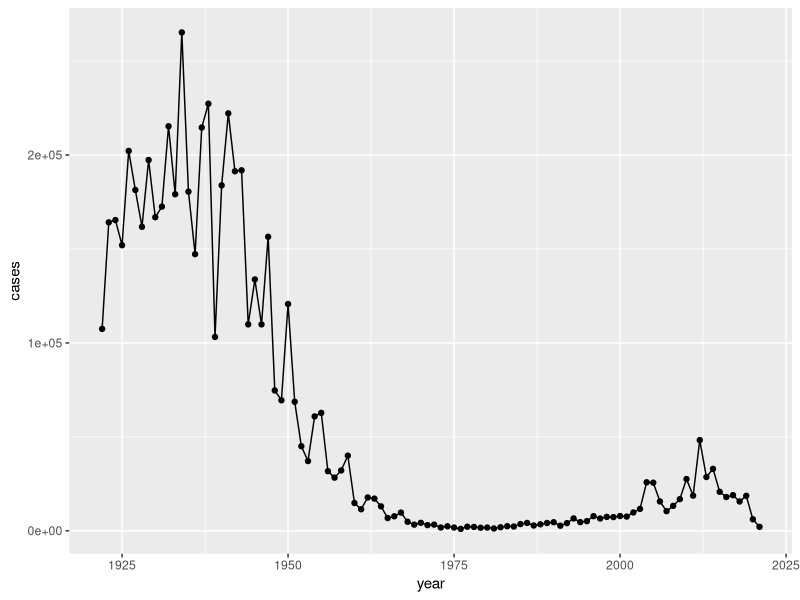
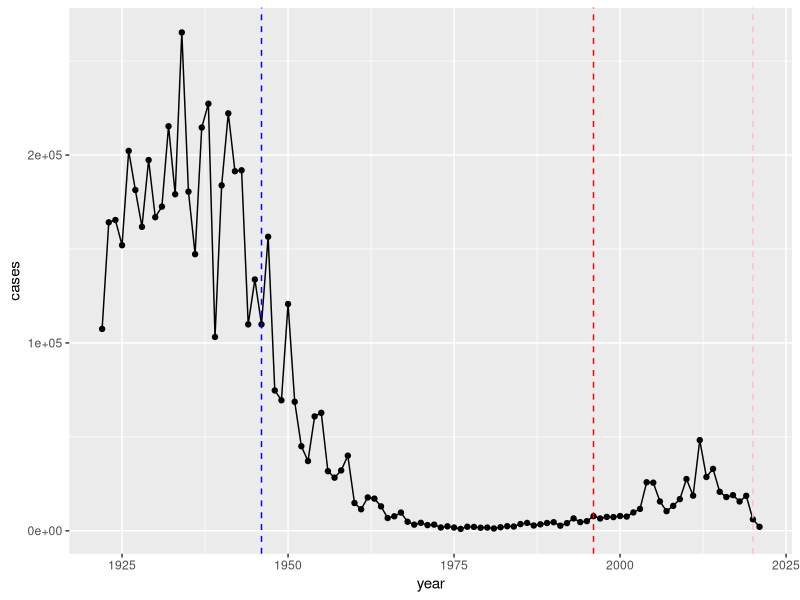

Source code (R) for these figures, in order: (Note: this script raises an error after producing the figures.)
## ---- chunk 1
#/ echo=FALSE

cdc <- data.frame(
  year = c(1922L,1923L,1924L,1925L,
                                          1926L,1927L,1928L,1929L,1930L,1931L,
                                          1932L,1933L,1934L,1935L,1936L,
                                          1937L,1938L,1939L,1940L,1941L,1942L,
                                          1943L,1944L,1945L,1946L,1947L,
                                          1948L,1949L,1950L,1951L,1952L,
                                          1953L,1954L,1955L,1956L,1957L,1958L,
                                          1959L,1960L,1961L,1962L,1963L,
                                          1964L,1965L,1966L,1967L,1968L,1969L,
                                          1970L,1971L,1972L,1973L,1974L,
                                          1975L,1976L,1977L,1978L,1979L,1980L,
                                          1981L,1982L,1983L,1984L,1985L,
                                          1986L,1987L,1988L,1989L,1990L,
                                          1991L,1992L,1993L,1994L,1995L,1996L,
                                          1997L,1998L,1999L,2000L,2001L,
                                          2002L,2003L,2004L,2005L,2006L,2007L,
                                          2008L,2009L,2010L,2011L,2012L,
                                          2013L,2014L,2015L,2016L,2017L,2018L,
                                          2019L,2020L,2021L),
         cases = c(107473,164191,165418,152003,
                                          202210,181411,161799,197371,
                                          166914,172559,215343,179135,265269,
                                          180518,147237,214652,227319,103188,
                                          183866,222202,191383,191890,109873,
                                          133792,109860,156517,74715,69479,
                                          120718,68687,45030,37129,60886,
                                          62786,31732,28295,32148,40005,
                                          14809,11468,17749,17135,13005,6799,
                                          7717,9718,4810,3285,4249,3036,
                                          3287,1759,2402,1738,1010,2177,2063,
                                          1623,1730,1248,1895,2463,2276,
                                          3589,4195,2823,3450,4157,4570,
                                          2719,4083,6586,4617,5137,7796,6564,
                                          7405,7298,7867,7580,9771,11647,
                                          25827,25616,15632,10454,13278,
                                          16858,27550,18719,48277,28639,32971,
                                          20762,17972,18975,15609,18617,
                                          6124,2116)
       )
## ---- chunk 2
head(cdc)
## ---- chunk 3
library(ggplot2)

ggplot(cdc) + 
  aes(x=year, y=cases) + 
  geom_point() +
  geom_line()  
## ---- chunk 4
ggplot(cdc) + 
  aes(x=year, y=cases) + 
  geom_point() +
  geom_line() + 
  geom_vline(xintercept = 1946, linetype = "dashed", color = "blue") +
  geom_vline(xintercept = 1996, linetype = "dashed", color = "red") +
  geom_vline(xintercept = 2020, linetype = "dashed", color = "pink")
## ---- chunk 5
library(jsonlite)

#Suject table
subject <- read_json("http://cmi-pb.org/api/subject", simplifyVector = TRUE)
specimen <- read_json("http://cmi-pb.org/api/specimen", simplifyVector = TRUE)
titer <-  read_json("http://cmi-pb.org/api/v4/plasma_ab_titer", simplifyVector = TRUE)
## ---- chunk 6
head(subject)
## ---- chunk 7
table(subject$infancy_vac)
## ---- chunk 8
table(subject$biological_sex)
## ---- chunk 9
table(subject$race, subject$biological_sex)
## ---- chunk 10
library(tidyverse)
## ---- chunk 11
today()
## ---- chunk 12
today() - mdy("12-05-2001")
## ---- chunk 13
time_length( today() - ymd("2001-12-05"), "years")
## ---- chunk 14
subject$age <-  ymd(subject$date_of_boost) - ymd(subject$year_of_birth)
subject$age_years <-  time_length(subject$age, "years")

head(subject)
## ---- chunk 15
ggplot(subject) +
  aes(age_years,
      fill=as.factor(infancy_vac)) +
  geom_histogram(show.legend=FALSE) +
  facet_wrap(vars(infancy_vac), nrow=2) +
  xlab("Age in years")
## ---- chunk 16
meta <- inner_join(specimen, subject)
head(meta)
## ---- chunk 17
abdata <-  inner_join(titer, meta)
head(abdata)
## ---- chunk 18
table(abdata$isotype)
## ---- chunk 19
igg <- abdata %>% filter(isotype == "IgG")
head(igg)
## ---- chunk 20
ggplot(igg) +
  aes(MFI_normalised, antigen) + 
  geom_boxplot()
## ---- chunk 21
ggplot(igg) +
  aes(MFI_normalised, antigen, col = infancy_vac) + 
  geom_boxplot()
## ---- chunk 22
igg.pt <- igg %>% filter(antigen == "PT", dataset=="2021_dataset")
## ---- chunk 23
ggplot(igg.pt) +
  aes(planned_day_relative_to_boost, 
      MFI_normalised, 
      col = infancy_vac, 
      group = subject_id) +
  geom_point() + 
  geom_line() + 
  geom_vline(xintercept = 0, linetype = "dashed", col = "black") +
  geom_vline(xintercept = 14, linetype = "dashed", col = "black")
